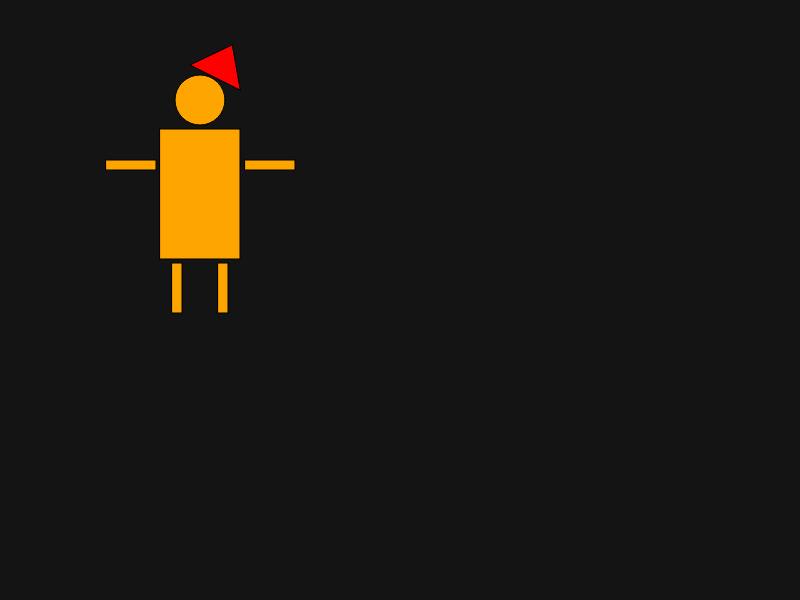
Frame 1 (no input)
Frame 60 (no input): identical to frame 1, image omitted
Frame 120 (the mouse pressed at the canvas centre since frame 60): identical to frame 1, image omitted

The p5.js sketch that drew this single still picture (run headless with seeded random() and noise() and a simulated clock; from frame 60 on, the mouse is pressed at the canvas centre):

// p5.js sketch
// ── sketch.js
function setup() {
    createCanvas(800, 600);
}

function draw() {
    background(20);
    //text("X: " + mouseX + ", Y: " + mouseY, mouseX, mouseY);
    fill("orange");

    circle(200, 100, 50);
    rect(160, 129, 80, 130)
    rect(172, 263, 10, 50);
    rect(218, 263, 10, 50);
    rect(245, 160, 50, 10);
    rect(106, 160, 50, 10);

    fill("red");
    triangle(232, 45, 190, 65, 240, 90)
}
